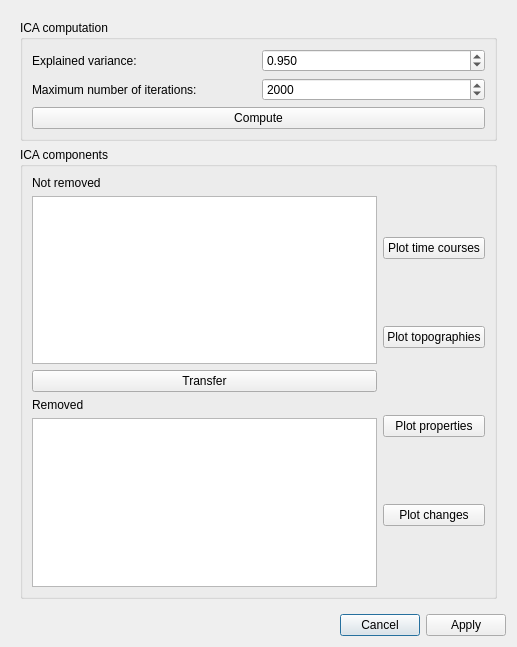
<?xml version="1.0" encoding="UTF-8"?>
<ui version="4.0">
 <class>Dialog</class>
 <widget class="QDialog" name="Dialog">
  <property name="geometry">
   <rect>
    <x>0</x>
    <y>0</y>
    <width>517</width>
    <height>647</height>
   </rect>
  </property>
  <property name="windowTitle">
   <string>ICA</string>
  </property>
  <layout class="QGridLayout" name="gridLayout">
   <item row="1" column="0">
    <layout class="QHBoxLayout" name="bottomLayout">
     <item>
      <spacer name="horizontalSpacer">
       <property name="orientation">
        <enum>Qt::Horizontal</enum>
       </property>
       <property name="sizeHint" stdset="0">
        <size>
         <width>40</width>
         <height>20</height>
        </size>
       </property>
      </spacer>
     </item>
     <item>
      <widget class="QPushButton" name="pushButtonCancel">
       <property name="text">
        <string>Cancel</string>
       </property>
      </widget>
     </item>
     <item>
      <widget class="QPushButton" name="pushButtonApply">
       <property name="sizePolicy">
        <sizepolicy hsizetype="Minimum" vsizetype="Fixed">
         <horstretch>0</horstretch>
         <verstretch>0</verstretch>
        </sizepolicy>
       </property>
       <property name="text">
        <string>Apply</string>
       </property>
      </widget>
     </item>
    </layout>
   </item>
   <item row="0" column="0">
    <widget class="QScrollArea" name="scrollArea">
     <property name="frameShape">
      <enum>QFrame::NoFrame</enum>
     </property>
     <property name="widgetResizable">
      <bool>true</bool>
     </property>
     <widget class="QWidget" name="scrollAreaWidgetContents">
      <property name="geometry">
       <rect>
        <x>0</x>
        <y>0</y>
        <width>499</width>
        <height>587</height>
       </rect>
      </property>
      <layout class="QGridLayout" name="gridLayout_5">
       <item row="0" column="0">
        <widget class="QGroupBox" name="groupBoxComputation">
         <property name="title">
          <string>ICA computation</string>
         </property>
         <layout class="QGridLayout" name="gridLayout_4">
          <item row="0" column="0">
           <layout class="QGridLayout" name="parametersLayout">
            <item row="1" column="1">
             <widget class="QSpinBox" name="spinBoxMaxIter">
              <property name="focusPolicy">
               <enum>Qt::StrongFocus</enum>
              </property>
              <property name="minimum">
               <number>1</number>
              </property>
              <property name="maximum">
               <number>10000000</number>
              </property>
              <property name="value">
               <number>2000</number>
              </property>
             </widget>
            </item>
            <item row="0" column="0">
             <widget class="QLabel" name="labelNComponents">
              <property name="text">
               <string>Explained variance:</string>
              </property>
             </widget>
            </item>
            <item row="0" column="1">
             <widget class="QDoubleSpinBox" name="doubleSpinBoxNComponents">
              <property name="suffix">
               <string/>
              </property>
              <property name="decimals">
               <number>3</number>
              </property>
              <property name="maximum">
               <double>1000.000000000000000</double>
              </property>
              <property name="singleStep">
               <double>0.100000000000000</double>
              </property>
              <property name="value">
               <double>0.950000000000000</double>
              </property>
             </widget>
            </item>
            <item row="1" column="0">
             <widget class="QLabel" name="labelMaxIter">
              <property name="text">
               <string>Maximum number of iterations: </string>
              </property>
              <property name="scaledContents">
               <bool>false</bool>
              </property>
             </widget>
            </item>
           </layout>
          </item>
          <item row="1" column="0">
           <widget class="QPushButton" name="pushButtonCompute">
            <property name="text">
             <string>Compute</string>
            </property>
           </widget>
          </item>
         </layout>
        </widget>
       </item>
       <item row="1" column="0">
        <widget class="QGroupBox" name="groupBoxComponents">
         <property name="title">
          <string>ICA components</string>
         </property>
         <layout class="QGridLayout" name="gridLayout_7">
          <item row="0" column="0">
           <layout class="QHBoxLayout" name="horizontalLayout">
            <item>
             <layout class="QGridLayout" name="gridLayout_2">
              <item row="0" column="0">
               <widget class="QLabel" name="labelNotRemoved">
                <property name="text">
                 <string>Not removed</string>
                </property>
               </widget>
              </item>
              <item row="1" column="0">
               <widget class="QListWidget" name="listWidgetNotRemoved"/>
              </item>
              <item row="4" column="0">
               <widget class="QListWidget" name="listWidgetRemoved"/>
              </item>
              <item row="3" column="0">
               <widget class="QLabel" name="labelRemoved">
                <property name="text">
                 <string>Removed</string>
                </property>
               </widget>
              </item>
              <item row="2" column="0">
               <widget class="QPushButton" name="pushButtonTransfer">
                <property name="text">
                 <string>Transfer</string>
                </property>
               </widget>
              </item>
             </layout>
            </item>
            <item>
             <layout class="QGridLayout" name="gridLayout_3">
              <item row="2" column="0">
               <widget class="QPushButton" name="pushButtonPlotProperties">
                <property name="text">
                 <string>Plot properties</string>
                </property>
               </widget>
              </item>
              <item row="3" column="0">
               <widget class="QPushButton" name="pushButtonPlotChanges">
                <property name="text">
                 <string>Plot changes</string>
                </property>
               </widget>
              </item>
              <item row="0" column="0">
               <widget class="QPushButton" name="pushButtonPlotSources">
                <property name="text">
                 <string>Plot time courses</string>
                </property>
               </widget>
              </item>
              <item row="1" column="0">
               <widget class="QPushButton" name="pushButtonPlotTopographies">
                <property name="text">
                 <string>Plot topographies</string>
                </property>
               </widget>
              </item>
             </layout>
            </item>
           </layout>
          </item>
         </layout>
        </widget>
       </item>
      </layout>
     </widget>
    </widget>
   </item>
  </layout>
 </widget>
 <resources/>
 <connections>
  <connection>
   <sender>pushButtonCancel</sender>
   <signal>clicked()</signal>
   <receiver>Dialog</receiver>
   <slot>reject()</slot>
   <hints>
    <hint type="sourcelabel">
     <x>399</x>
     <y>927</y>
    </hint>
    <hint type="destinationlabel">
     <x>36</x>
     <y>241</y>
    </hint>
   </hints>
  </connection>
  <connection>
   <sender>pushButtonApply</sender>
   <signal>clicked()</signal>
   <receiver>Dialog</receiver>
   <slot>accept()</slot>
   <hints>
    <hint type="sourcelabel">
     <x>615</x>
     <y>927</y>
    </hint>
    <hint type="destinationlabel">
     <x>386</x>
     <y>233</y>
    </hint>
   </hints>
  </connection>
 </connections>
 <slots>
  <slot>acceptBatch()</slot>
 </slots>
</ui>
